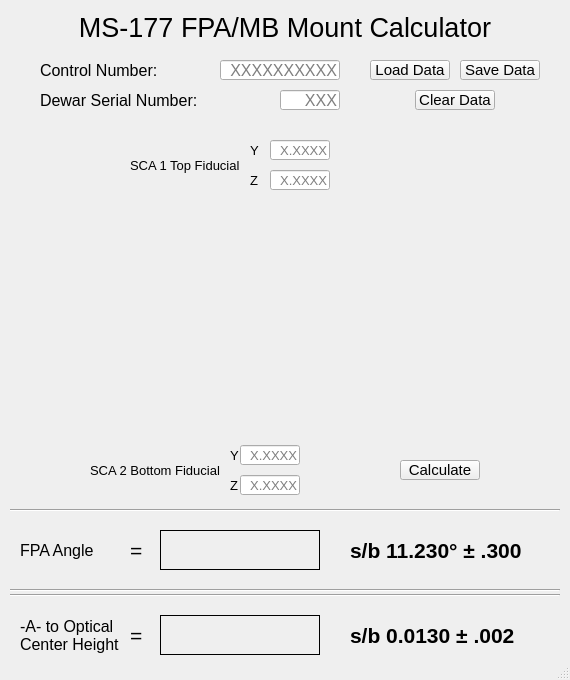
<?xml version="1.0" encoding="UTF-8"?>
<ui version="4.0">
 <class>MountMB</class>
 <widget class="QMainWindow" name="MountMB">
  <property name="geometry">
   <rect>
    <x>0</x>
    <y>0</y>
    <width>570</width>
    <height>680</height>
   </rect>
  </property>
  <property name="minimumSize">
   <size>
    <width>570</width>
    <height>680</height>
   </size>
  </property>
  <property name="maximumSize">
   <size>
    <width>570</width>
    <height>680</height>
   </size>
  </property>
  <property name="windowTitle">
   <string>FPA/MB Mount Calculator</string>
  </property>
  <widget class="QWidget" name="centralWidget">
   <widget class="QLabel" name="labelHeader">
    <property name="geometry">
     <rect>
      <x>35</x>
      <y>12</y>
      <width>500</width>
      <height>30</height>
     </rect>
    </property>
    <property name="font">
     <font>
      <pointsize>20</pointsize>
     </font>
    </property>
    <property name="layoutDirection">
     <enum>Qt::LeftToRight</enum>
    </property>
    <property name="text">
     <string>MS-177 FPA/MB Mount Calculator</string>
    </property>
    <property name="alignment">
     <set>Qt::AlignCenter</set>
    </property>
   </widget>
   <widget class="QLabel" name="labelImg1">
    <property name="geometry">
     <rect>
      <x>10</x>
      <y>200</y>
      <width>550</width>
      <height>235</height>
     </rect>
    </property>
    <property name="text">
     <string/>
    </property>
    <property name="pixmap">
     <pixmap resource="res.qrc">:/images/sbf40010/SHARED/DEWAR/PUBLIC/DF/177/calcSupport/mb3.jpg</pixmap>
    </property>
    <property name="scaledContents">
     <bool>true</bool>
    </property>
   </widget>
   <widget class="Line" name="line1">
    <property name="geometry">
     <rect>
      <x>10</x>
      <y>500</y>
      <width>550</width>
      <height>20</height>
     </rect>
    </property>
    <property name="orientation">
     <enum>Qt::Horizontal</enum>
    </property>
   </widget>
   <widget class="QLabel" name="labelInput1">
    <property name="geometry">
     <rect>
      <x>40</x>
      <y>60</y>
      <width>180</width>
      <height>20</height>
     </rect>
    </property>
    <property name="font">
     <font>
      <pointsize>12</pointsize>
      <strikeout>false</strikeout>
     </font>
    </property>
    <property name="text">
     <string>Control Number:</string>
    </property>
   </widget>
   <widget class="QLabel" name="labelInput3">
    <property name="geometry">
     <rect>
      <x>130</x>
      <y>155</y>
      <width>111</width>
      <height>20</height>
     </rect>
    </property>
    <property name="font">
     <font>
      <pointsize>10</pointsize>
     </font>
    </property>
    <property name="text">
     <string>SCA 1 Top Fiducial</string>
    </property>
   </widget>
   <widget class="QLabel" name="labelFooter2">
    <property name="geometry">
     <rect>
      <x>130</x>
      <y>540</y>
      <width>20</width>
      <height>20</height>
     </rect>
    </property>
    <property name="font">
     <font>
      <pointsize>16</pointsize>
     </font>
    </property>
    <property name="text">
     <string>=</string>
    </property>
   </widget>
   <widget class="QLabel" name="labelFooter3">
    <property name="geometry">
     <rect>
      <x>350</x>
      <y>530</y>
      <width>210</width>
      <height>40</height>
     </rect>
    </property>
    <property name="font">
     <font>
      <pointsize>16</pointsize>
      <weight>75</weight>
      <bold>true</bold>
     </font>
    </property>
    <property name="text">
     <string>s/b 11.230° ± .300</string>
    </property>
    <property name="alignment">
     <set>Qt::AlignLeading|Qt::AlignLeft|Qt::AlignVCenter</set>
    </property>
   </widget>
   <widget class="QLabel" name="labelOutputAngle">
    <property name="geometry">
     <rect>
      <x>160</x>
      <y>530</y>
      <width>160</width>
      <height>40</height>
     </rect>
    </property>
    <property name="font">
     <font>
      <pointsize>20</pointsize>
      <weight>75</weight>
      <bold>true</bold>
     </font>
    </property>
    <property name="autoFillBackground">
     <bool>false</bool>
    </property>
    <property name="frameShape">
     <enum>QFrame::Box</enum>
    </property>
    <property name="text">
     <string/>
    </property>
    <property name="alignment">
     <set>Qt::AlignCenter</set>
    </property>
   </widget>
   <widget class="QLineEdit" name="lineEditControl">
    <property name="geometry">
     <rect>
      <x>220</x>
      <y>60</y>
      <width>120</width>
      <height>20</height>
     </rect>
    </property>
    <property name="font">
     <font>
      <pointsize>12</pointsize>
     </font>
    </property>
    <property name="text">
     <string/>
    </property>
    <property name="alignment">
     <set>Qt::AlignRight|Qt::AlignTrailing|Qt::AlignVCenter</set>
    </property>
    <property name="placeholderText">
     <string>XXXXXXXXXX</string>
    </property>
   </widget>
   <widget class="QLineEdit" name="lineEditSCA1y">
    <property name="geometry">
     <rect>
      <x>270</x>
      <y>140</y>
      <width>60</width>
      <height>20</height>
     </rect>
    </property>
    <property name="font">
     <font>
      <pointsize>10</pointsize>
     </font>
    </property>
    <property name="alignment">
     <set>Qt::AlignRight|Qt::AlignTrailing|Qt::AlignVCenter</set>
    </property>
    <property name="placeholderText">
     <string>X.XXXX</string>
    </property>
   </widget>
   <widget class="QLineEdit" name="lineEditSCA1z">
    <property name="geometry">
     <rect>
      <x>270</x>
      <y>170</y>
      <width>60</width>
      <height>20</height>
     </rect>
    </property>
    <property name="font">
     <font>
      <pointsize>10</pointsize>
     </font>
    </property>
    <property name="alignment">
     <set>Qt::AlignRight|Qt::AlignTrailing|Qt::AlignVCenter</set>
    </property>
    <property name="placeholderText">
     <string>X.XXXX</string>
    </property>
   </widget>
   <widget class="QPushButton" name="pushButtonSave">
    <property name="geometry">
     <rect>
      <x>460</x>
      <y>60</y>
      <width>80</width>
      <height>20</height>
     </rect>
    </property>
    <property name="font">
     <font>
      <pointsize>11</pointsize>
     </font>
    </property>
    <property name="text">
     <string>Save Data</string>
    </property>
    <property name="autoDefault">
     <bool>true</bool>
    </property>
   </widget>
   <widget class="QPushButton" name="pushButtonClear">
    <property name="geometry">
     <rect>
      <x>415</x>
      <y>90</y>
      <width>80</width>
      <height>20</height>
     </rect>
    </property>
    <property name="font">
     <font>
      <pointsize>11</pointsize>
     </font>
    </property>
    <property name="text">
     <string>Clear Data</string>
    </property>
    <property name="autoDefault">
     <bool>true</bool>
    </property>
   </widget>
   <widget class="QPushButton" name="pushButtonCalc">
    <property name="geometry">
     <rect>
      <x>400</x>
      <y>460</y>
      <width>80</width>
      <height>20</height>
     </rect>
    </property>
    <property name="font">
     <font>
      <pointsize>11</pointsize>
     </font>
    </property>
    <property name="text">
     <string>Calculate</string>
    </property>
    <property name="autoDefault">
     <bool>true</bool>
    </property>
   </widget>
   <widget class="Line" name="line2">
    <property name="geometry">
     <rect>
      <x>10</x>
      <y>580</y>
      <width>550</width>
      <height>20</height>
     </rect>
    </property>
    <property name="orientation">
     <enum>Qt::Horizontal</enum>
    </property>
   </widget>
   <widget class="Line" name="line3">
    <property name="geometry">
     <rect>
      <x>10</x>
      <y>585</y>
      <width>550</width>
      <height>20</height>
     </rect>
    </property>
    <property name="orientation">
     <enum>Qt::Horizontal</enum>
    </property>
   </widget>
   <widget class="QLineEdit" name="lineEditSCA2z">
    <property name="geometry">
     <rect>
      <x>240</x>
      <y>475</y>
      <width>60</width>
      <height>20</height>
     </rect>
    </property>
    <property name="font">
     <font>
      <pointsize>10</pointsize>
     </font>
    </property>
    <property name="alignment">
     <set>Qt::AlignRight|Qt::AlignTrailing|Qt::AlignVCenter</set>
    </property>
    <property name="placeholderText">
     <string>X.XXXX</string>
    </property>
   </widget>
   <widget class="QLineEdit" name="lineEditSCA2y">
    <property name="geometry">
     <rect>
      <x>240</x>
      <y>445</y>
      <width>60</width>
      <height>20</height>
     </rect>
    </property>
    <property name="font">
     <font>
      <pointsize>10</pointsize>
     </font>
    </property>
    <property name="alignment">
     <set>Qt::AlignRight|Qt::AlignTrailing|Qt::AlignVCenter</set>
    </property>
    <property name="placeholderText">
     <string>X.XXXX</string>
    </property>
   </widget>
   <widget class="QLabel" name="labelOutputCenter">
    <property name="geometry">
     <rect>
      <x>160</x>
      <y>615</y>
      <width>160</width>
      <height>40</height>
     </rect>
    </property>
    <property name="font">
     <font>
      <pointsize>20</pointsize>
      <weight>75</weight>
      <bold>true</bold>
     </font>
    </property>
    <property name="autoFillBackground">
     <bool>false</bool>
    </property>
    <property name="frameShape">
     <enum>QFrame::Box</enum>
    </property>
    <property name="text">
     <string/>
    </property>
    <property name="alignment">
     <set>Qt::AlignCenter</set>
    </property>
   </widget>
   <widget class="QLabel" name="labelFooter6">
    <property name="geometry">
     <rect>
      <x>350</x>
      <y>615</y>
      <width>210</width>
      <height>40</height>
     </rect>
    </property>
    <property name="font">
     <font>
      <pointsize>16</pointsize>
      <weight>75</weight>
      <bold>true</bold>
     </font>
    </property>
    <property name="text">
     <string>s/b 0.0130 ± .002</string>
    </property>
    <property name="alignment">
     <set>Qt::AlignLeading|Qt::AlignLeft|Qt::AlignVCenter</set>
    </property>
   </widget>
   <widget class="QLabel" name="labelFooter5">
    <property name="geometry">
     <rect>
      <x>130</x>
      <y>625</y>
      <width>20</width>
      <height>20</height>
     </rect>
    </property>
    <property name="font">
     <font>
      <pointsize>16</pointsize>
     </font>
    </property>
    <property name="text">
     <string>=</string>
    </property>
   </widget>
   <widget class="QLabel" name="labelFooter1">
    <property name="geometry">
     <rect>
      <x>20</x>
      <y>530</y>
      <width>100</width>
      <height>40</height>
     </rect>
    </property>
    <property name="font">
     <font>
      <pointsize>12</pointsize>
      <strikeout>false</strikeout>
     </font>
    </property>
    <property name="text">
     <string>FPA Angle</string>
    </property>
   </widget>
   <widget class="QLabel" name="labelFooter4">
    <property name="geometry">
     <rect>
      <x>20</x>
      <y>615</y>
      <width>100</width>
      <height>40</height>
     </rect>
    </property>
    <property name="font">
     <font>
      <pointsize>12</pointsize>
      <strikeout>false</strikeout>
     </font>
    </property>
    <property name="text">
     <string>-A- to Optical Center Height</string>
    </property>
    <property name="alignment">
     <set>Qt::AlignLeading|Qt::AlignLeft|Qt::AlignVCenter</set>
    </property>
    <property name="wordWrap">
     <bool>true</bool>
    </property>
   </widget>
   <widget class="QLabel" name="labelInput4">
    <property name="geometry">
     <rect>
      <x>250</x>
      <y>140</y>
      <width>16</width>
      <height>20</height>
     </rect>
    </property>
    <property name="font">
     <font>
      <pointsize>10</pointsize>
     </font>
    </property>
    <property name="text">
     <string>Y</string>
    </property>
   </widget>
   <widget class="QLabel" name="labelInput5">
    <property name="geometry">
     <rect>
      <x>250</x>
      <y>170</y>
      <width>16</width>
      <height>20</height>
     </rect>
    </property>
    <property name="font">
     <font>
      <pointsize>10</pointsize>
     </font>
    </property>
    <property name="text">
     <string>Z</string>
    </property>
   </widget>
   <widget class="QLabel" name="labelInput8">
    <property name="geometry">
     <rect>
      <x>230</x>
      <y>475</y>
      <width>16</width>
      <height>20</height>
     </rect>
    </property>
    <property name="font">
     <font>
      <pointsize>10</pointsize>
     </font>
    </property>
    <property name="text">
     <string>Z</string>
    </property>
   </widget>
   <widget class="QLabel" name="labelInput7">
    <property name="geometry">
     <rect>
      <x>230</x>
      <y>445</y>
      <width>16</width>
      <height>20</height>
     </rect>
    </property>
    <property name="font">
     <font>
      <pointsize>10</pointsize>
     </font>
    </property>
    <property name="text">
     <string>Y</string>
    </property>
   </widget>
   <widget class="QLabel" name="labelInput6">
    <property name="geometry">
     <rect>
      <x>90</x>
      <y>460</y>
      <width>131</width>
      <height>20</height>
     </rect>
    </property>
    <property name="font">
     <font>
      <pointsize>10</pointsize>
     </font>
    </property>
    <property name="text">
     <string>SCA 2 Bottom Fiducial</string>
    </property>
   </widget>
   <widget class="QPushButton" name="pushButtonLoad">
    <property name="geometry">
     <rect>
      <x>370</x>
      <y>60</y>
      <width>80</width>
      <height>20</height>
     </rect>
    </property>
    <property name="font">
     <font>
      <pointsize>11</pointsize>
     </font>
    </property>
    <property name="text">
     <string>Load Data</string>
    </property>
    <property name="autoDefault">
     <bool>true</bool>
    </property>
   </widget>
   <widget class="QLabel" name="labelInput2">
    <property name="geometry">
     <rect>
      <x>40</x>
      <y>90</y>
      <width>180</width>
      <height>20</height>
     </rect>
    </property>
    <property name="font">
     <font>
      <pointsize>12</pointsize>
      <strikeout>false</strikeout>
     </font>
    </property>
    <property name="text">
     <string>Dewar Serial Number:</string>
    </property>
   </widget>
   <widget class="QLineEdit" name="lineEditSerial">
    <property name="geometry">
     <rect>
      <x>280</x>
      <y>90</y>
      <width>60</width>
      <height>20</height>
     </rect>
    </property>
    <property name="font">
     <font>
      <pointsize>12</pointsize>
     </font>
    </property>
    <property name="text">
     <string/>
    </property>
    <property name="maxLength">
     <number>3</number>
    </property>
    <property name="alignment">
     <set>Qt::AlignRight|Qt::AlignTrailing|Qt::AlignVCenter</set>
    </property>
    <property name="placeholderText">
     <string>XXX</string>
    </property>
   </widget>
  </widget>
  <widget class="QStatusBar" name="statusBar"/>
 </widget>
 <layoutdefault spacing="6" margin="11"/>
 <tabstops>
  <tabstop>lineEditControl</tabstop>
  <tabstop>lineEditSerial</tabstop>
  <tabstop>pushButtonLoad</tabstop>
  <tabstop>pushButtonSave</tabstop>
  <tabstop>pushButtonClear</tabstop>
  <tabstop>lineEditSCA1y</tabstop>
  <tabstop>lineEditSCA1z</tabstop>
  <tabstop>lineEditSCA2y</tabstop>
  <tabstop>lineEditSCA2z</tabstop>
  <tabstop>pushButtonCalc</tabstop>
 </tabstops>
 <resources>
  <include location="res.qrc"/>
 </resources>
 <connections>
  <connection>
   <sender>pushButtonSave</sender>
   <signal>clicked()</signal>
   <receiver>MountMB</receiver>
   <slot>saveData()</slot>
   <hints>
    <hint type="sourcelabel">
     <x>499</x>
     <y>79</y>
    </hint>
    <hint type="destinationlabel">
     <x>289</x>
     <y>287</y>
    </hint>
   </hints>
  </connection>
  <connection>
   <sender>pushButtonClear</sender>
   <signal>clicked()</signal>
   <receiver>MountMB</receiver>
   <slot>clearData()</slot>
   <hints>
    <hint type="sourcelabel">
     <x>464</x>
     <y>109</y>
    </hint>
    <hint type="destinationlabel">
     <x>289</x>
     <y>287</y>
    </hint>
   </hints>
  </connection>
  <connection>
   <sender>pushButtonCalc</sender>
   <signal>clicked()</signal>
   <receiver>MountMB</receiver>
   <slot>calculateData()</slot>
   <hints>
    <hint type="sourcelabel">
     <x>420</x>
     <y>460</y>
    </hint>
    <hint type="destinationlabel">
     <x>289</x>
     <y>287</y>
    </hint>
   </hints>
  </connection>
  <connection>
   <sender>pushButtonLoad</sender>
   <signal>clicked()</signal>
   <receiver>MountMB</receiver>
   <slot>loadData()</slot>
   <hints>
    <hint type="sourcelabel">
     <x>409</x>
     <y>69</y>
    </hint>
    <hint type="destinationlabel">
     <x>284</x>
     <y>339</y>
    </hint>
   </hints>
  </connection>
 </connections>
 <slots>
  <slot>loadData()</slot>
  <slot>saveData()</slot>
  <slot>clearData()</slot>
  <slot>calculateData()</slot>
 </slots>
</ui>
